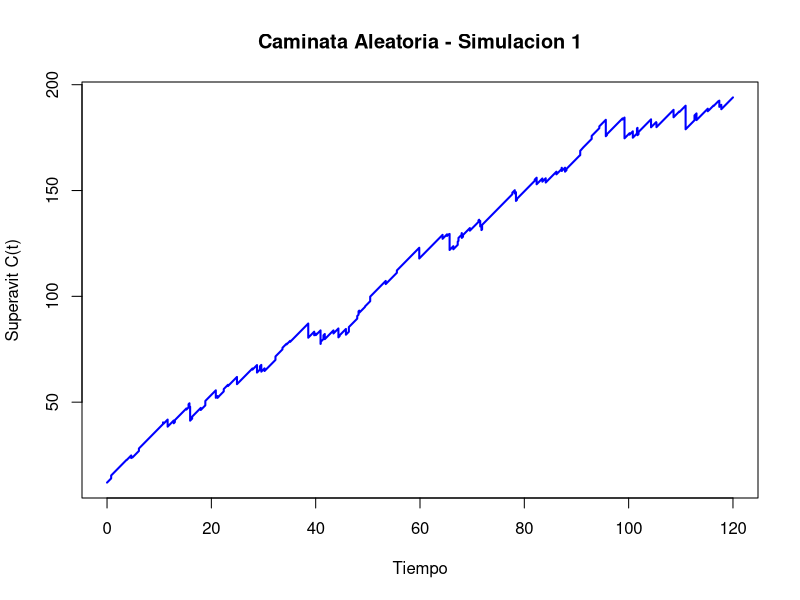
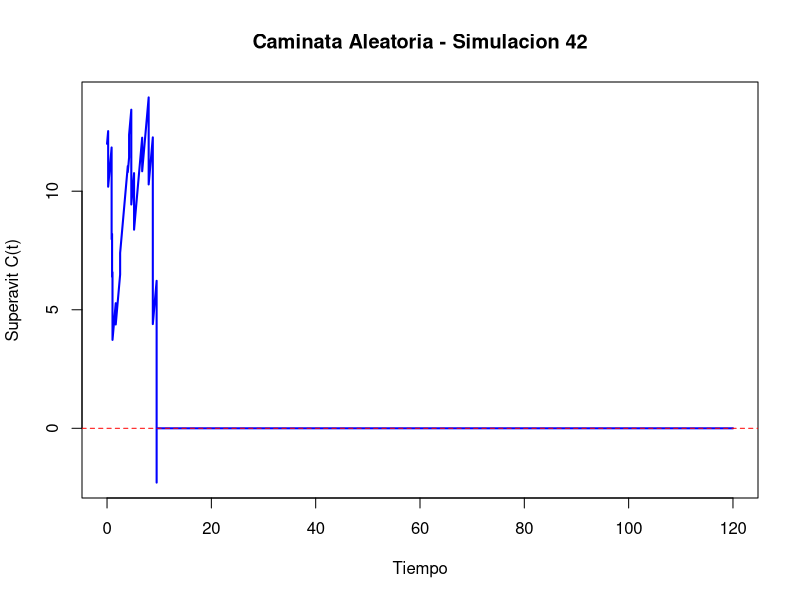

The R script that drew these images, in order: (Note: a time limit stopped this script after it produced the figures.)
set.seed(89)  # para reproducibilidad

### MODELO ###

# PARTE III: Evaluar estrategias de inyeccion
# Gamma

## Parametros generales del modelo
u <- 12 # capital inicial
c <- 2.5 # tasa de ingreso de primas por unidad de tiempo
Tmax <- 120 # tiempo total a simular
nsim <- 10000 # Numero de simulaciones para Monte Carlo

## Parametros de frecuencia
# Parametros de la distribucion de arribos de siniestros (Exponencial)
lambda <- 0.6
# Parametros de la distribucion de arribos de inyecciones (Exponencial)
lambda_2 <- 0.3

## Parametros de tamano
# Parametros de la distribucion de tamanos de siniestros (Exponencial)
lambda_3 <- 0.5
# Parametros de la distribucion de tamanos de inyecciones (Gamma)
alpha <- 2
sigma <- 0.6

### Monte Carlo ###

## Condiciones iniciales
contador_ruinas <- 0 # Contador de ruinas
contador_no_ruinas <- 0 # Contador de no-ruinas
tiempos_ruina <- numeric() # Tiempos de ruinas
utilidades <- numeric(nsim) # Utilidades
graficado_ruina <- FALSE
graficado_no_ruina <- FALSE

## Simulaciones
for (i in 1:nsim) {
  
  ## Tiempos de arribo de los siniestros
  arribos_brutos_sin <- cumsum(rexp(n = Tmax * lambda * 2, rate = lambda))
  if (tail(arribos_brutos_sin, 1) < Tmax) {
    warning("No se generaron suficientes eventos para cubrir hasta Tmax. Aumentar n.")
  }
  arribos_sin <- arribos_brutos_sin[arribos_brutos_sin <= Tmax]
  n_sin <- length(arribos_sin)
  
  ## Tiempos de arribo de las inyecciones
  arribos_brutos_iny <- cumsum(rexp(n = Tmax * lambda_2 * 2, rate = lambda_2))
  if (tail(arribos_brutos_iny, 1) < Tmax) {
    warning("No se generaron suficientes eventos para cubrir hasta Tmax. Aumentar n.")
  }
  arribos_iny <- arribos_brutos_iny[arribos_brutos_iny <= Tmax]
  n_iny <- length(arribos_iny)
  
  ## Tamanos de los siniestros
  siniestros <- rexp(n_sin, rate = lambda_3)
  
  ## Tamanos de las inyecciones
  inyecciones <- rgamma(n_iny, shape = alpha, scale = sigma)
  
  ### PROCESO DE SUPERAVIT ###
  
  ## Malla temporal
  malla_temp <- seq(0, Tmax, by = 0.001)
  Ct <- numeric(length(malla_temp))
  sin_index <- 1
  acumulados_sin <- 0
  iny_index <- 1
  acumulados_iny <- 0
  ruina_ocurrida <- FALSE
  tiempo_ruina <- NA
  
  for (j in seq_along(malla_temp)) {
    t <- malla_temp[j]
    
    ## Suma siniestros que ya ocurrieron hasta t
    while (sin_index <= n_sin && arribos_sin[sin_index] <= t) {
      acumulados_sin <- acumulados_sin + siniestros[sin_index]
      sin_index <- sin_index + 1
    }
    
    ## Suma inyecciones que ya ocurrieron hasta t
    while (iny_index <= n_iny && arribos_iny[iny_index] <= t) {
      acumulados_iny <- acumulados_iny + inyecciones[iny_index]
      iny_index <- iny_index + 1
    }
    
    ## Calculamos el superavit
    Ct[j] <- u + c * t - acumulados_sin + acumulados_iny
    
    ## Verificamos si hubo ruina
    if (!ruina_ocurrida && Ct[j] < 0) {
      ruina_ocurrida <- TRUE
      tiempo_ruina <- t
      break  # podemos salir del bucle si ya hay ruina
    }
  }
  
  ## Calculamos las utilidades (si hubo)
  t_final <- if (ruina_ocurrida) tiempo_ruina else Tmax # Tiempo final efectivo
  prima_total <- c * t_final # Prima acumulada hasta ese momento
  utilidades[i] <- prima_total - acumulados_sin # Utilidad (no incluye inyecciones, solo primas - siniestros)
  
  ## Almacenamos los datos de ruina (si hubo) o no-ruina
  if (ruina_ocurrida) {
    contador_ruinas <- contador_ruinas + 1
    tiempos_ruina <- c(tiempos_ruina, tiempo_ruina)
  }
  if (!ruina_ocurrida) {
    contador_no_ruinas <- contador_no_ruinas + 1
  }
  
  ## Graficamos la primera no-ruina
  if (!ruina_ocurrida && !graficado_no_ruina) {
    plot(malla_temp, Ct, type = "l", lwd = 2, col = "blue",
         xlab = "Tiempo", ylab = "Superavit C(t)",
         main = paste0("Caminata Aleatoria - Simulacion ", i))
    abline(h = 0, col = "red", lty = 2)
    graficado_no_ruina <- TRUE
  }
  
  ## Graficamos la primera ruina
  if (ruina_ocurrida && !graficado_ruina) {
    plot(malla_temp, Ct, type = "l", lwd = 2, col = "blue",
         xlab = "Tiempo", ylab = "Superavit C(t)",
         main = paste0("Caminata Aleatoria - Simulacion ", i))
    abline(h = 0, col = "red", lty = 2)
    graficado_ruina <- TRUE
  }
}

### Resultados ###

## Calculamos los resultados de las simulaciones Monte Carlo
prob_ruina <- contador_ruinas / nsim
tiempo_prom_ruina <- ifelse(length(tiempos_ruina) > 0, mean(tiempos_ruina), NA)

## Calculamos el Intervalo de confianza
z <- 1.96  # valor z para 95%
se <- sqrt(prob_ruina * (1 - prob_ruina) / nsim)  # error estandar
ic_inf <- prob_ruina - z * se
ic_sup <- prob_ruina + z * se
# Nota: 90% z = 1.645, 95% z = 1.96, 99% z = 2.576

### Resumen ###

## Cuadro Resumen
cat("Probabilidad estimada de ruina:", round(prob_ruina, 4), "\n")
cat("Intervalo de confianza al 95%: [", round(ic_inf, 4), ",", round(ic_sup, 4), "]\n")
cat("Tiempo promedio hasta la ruina (condicionado):", round(tiempo_prom_ruina, 4), "\n")
cat("Utilidad promedio:", round(mean(utilidades), 4), "\n")

## Graficas Resumen
if (length(tiempos_ruina) > 0) {
  hist(tiempos_ruina, breaks = 50, col = "lightblue",
       main = "Distribucion de los tiempos de ruina",
       xlab = "Tiempo de ruina", ylab = "Frecuencia")
}

hist(utilidades, breaks = 50, col = "lightgreen",
     main = "Distribucion de la utilidad (prima - siniestros)",
     xlab = "Utilidad", ylab = "Frecuencia")
